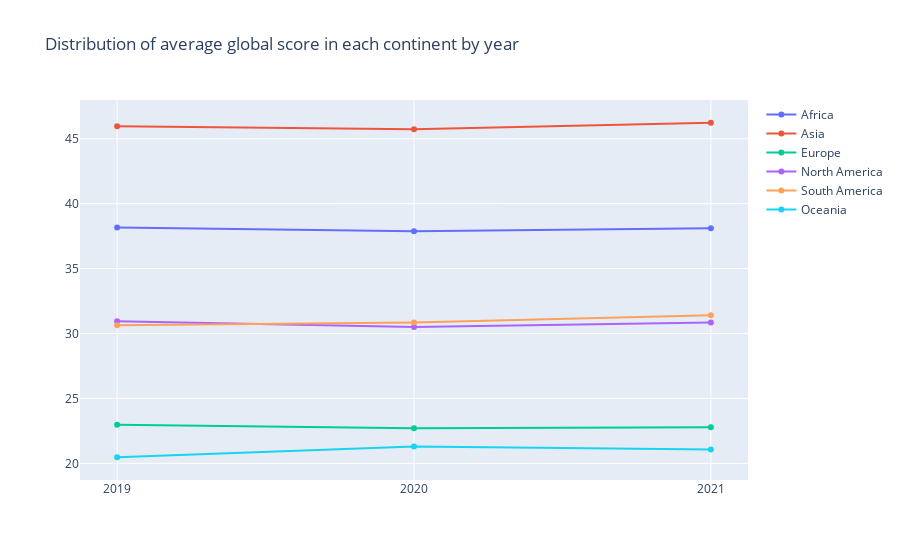

Source (notebook cell):
### Markdown cell above
# Distribution of average global score in each continent by year

### Code cell
# Visualization

fig = go.Figure()
fig.add_trace(go.Scatter(x=avg_continents['Year'], y=avg_continents['Africa'],
                    mode='lines+markers',
                    name='Africa'))

fig.add_trace(go.Scatter(x=avg_continents['Year'], y=avg_continents['Asia'],
                    mode='lines+markers',
                    name='Asia'))

fig.add_trace(go.Scatter(x=avg_continents['Year'], y=avg_continents['Europe'],
                    mode='lines+markers',
                    name='Europe'))

fig.add_trace(go.Scatter(x=avg_continents['Year'], y=avg_continents['North America'],
                    mode='lines+markers',
                    name='North America'))
                                                                      
fig.add_trace(go.Scatter(x=avg_continents['Year'], y=avg_continents['South America'],
                    mode='lines+markers',
                    name='South America'))
                                                                      
fig.add_trace(go.Scatter(x=avg_continents['Year'], y=avg_continents['Oceania'],
                    mode='lines+markers',
                    name='Oceania'))

fig.update_layout(
    xaxis = dict(
        tick0 = 2018,
        dtick = 1
    ),
    title = 'Distribution of average global score in each continent by year'
)

fig.show()

### Figure 1 — Plotly figure (JSON) as saved in the notebook; plotly's stock layout.template omitted (floating-point values rounded to 4 significant figures)
{"data": [{"mode": "lines+markers", "name": "Africa", "type": "scatter", "x": [2019, 2020, 2021], "y": [38.16, 37.88, 38.1]}, {"mode": "lines+markers", "name": "Asia", "type": "scatter", "x": [2019, 2020, 2021], "y": [45.97, 45.74, 46.23]}, {"mode": "lines+markers", "name": "Europe", "type": "scatter", "x": [2019, 2020, 2021], "y": [22.98, 22.7, 22.79]}, {"mode": "lines+markers", "name": "North America", "type": "scatter", "x": [2019, 2020, 2021], "y": [30.94, 30.5, 30.84]}, {"mode": "lines+markers", "name": "South America", "type": "scatter", "x": [2019, 2020, 2021], "y": [30.63, 30.86, 31.41]}, {"mode": "lines+markers", "name": "Oceania", "type": "scatter", "x": [2019, 2020, 2021], "y": [20.47, 21.29, 21.08]}], "layout": {"title": {"text": "Distribution of average global score in each continent by year"}, "xaxis": {"dtick": 1, "tick0": 2018}}}
